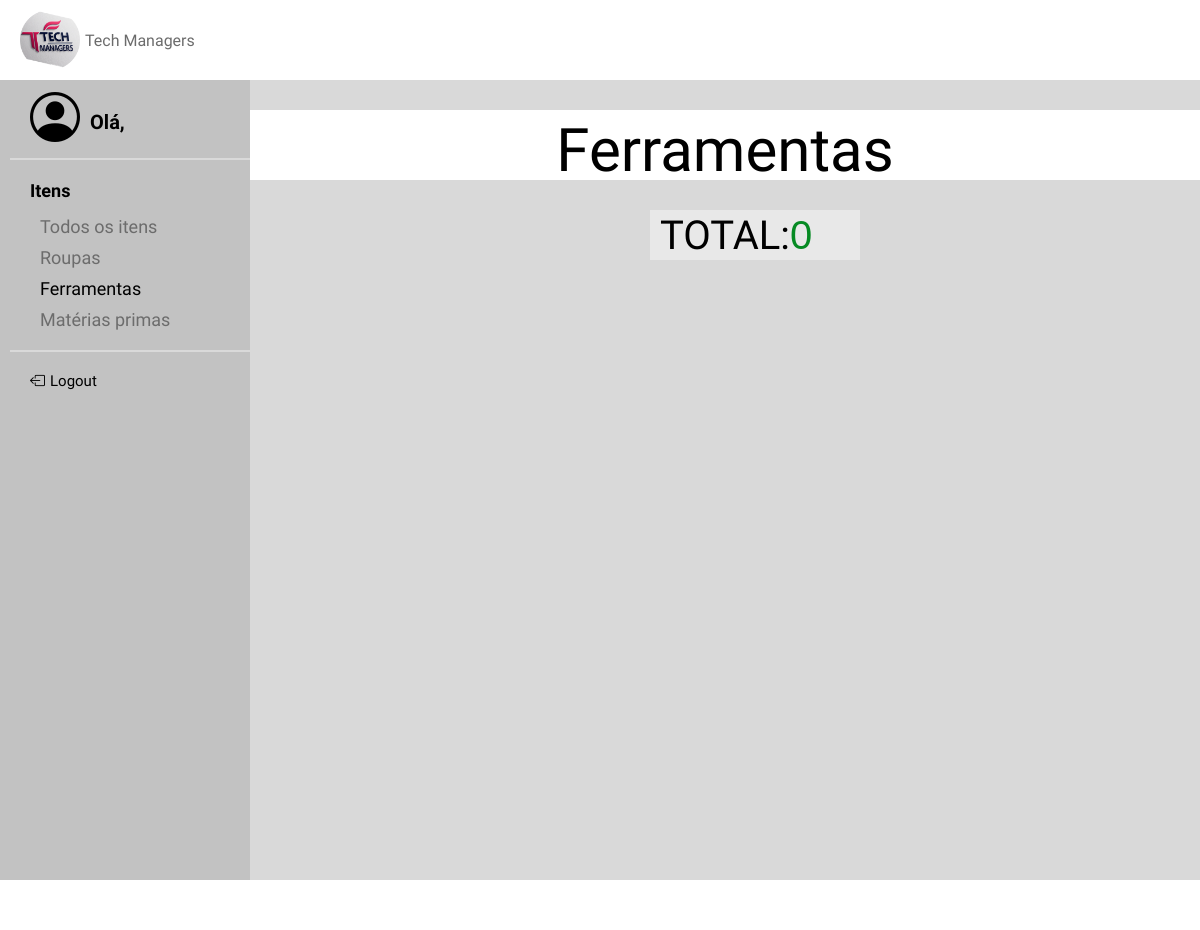
The app's page /TelaAFe, older data.
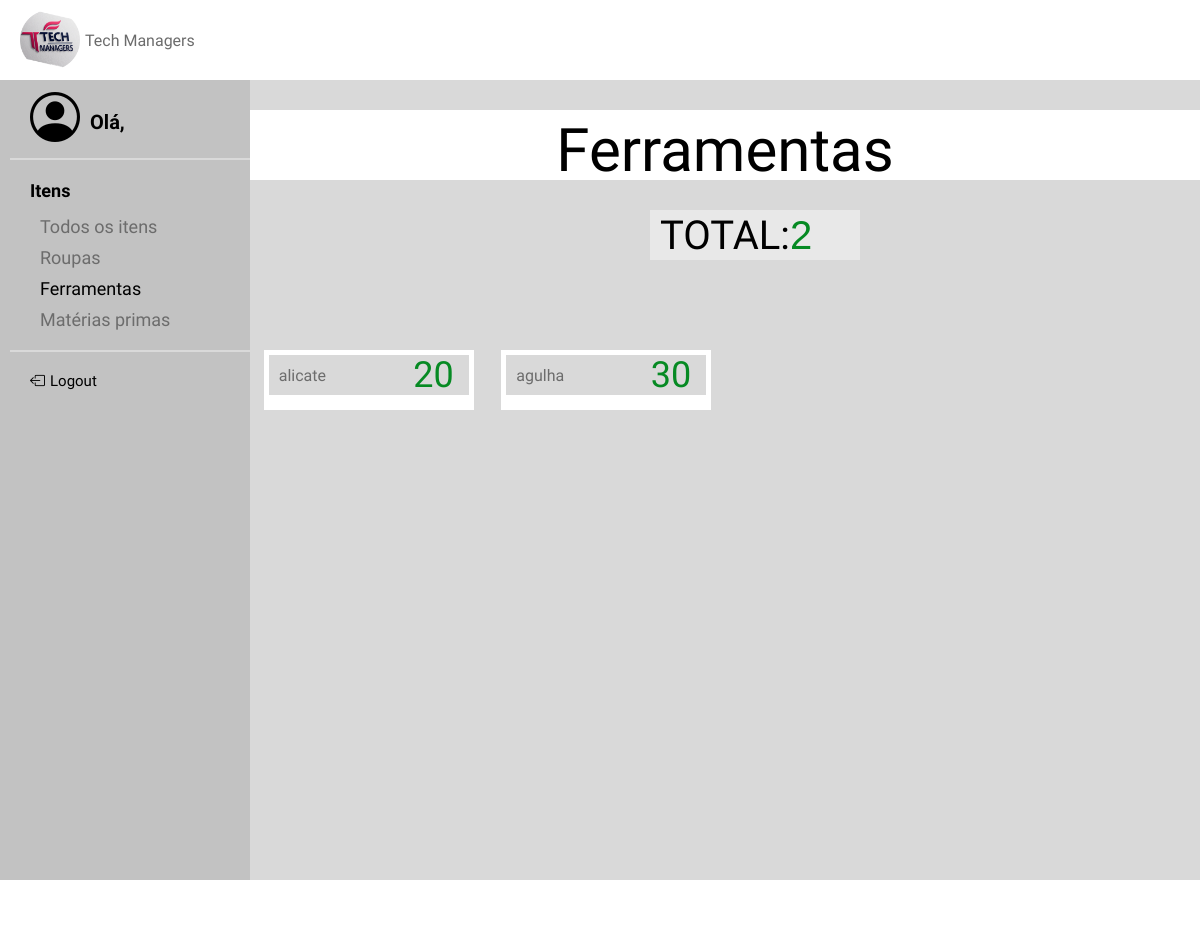
The same page, newer data.
### models.py (models this page shows, shortened)
class ITEM(Base):
    __tablename__ = 'item'
    id = Column(Integer, primary_key=True, unique=True, nullable=False, index=True)
    nome = Column(String(40), nullable=False, index=True)
    tipo = Column(String(40), nullable=False, index=True)
    quantidade = Column(Integer, nullable=False, index=True)

### app.py (the view)
@app.route('/TelaAFe')
def tela_ferramentas():
    itens = ITEM.query.filter_by(tipo="Ferramenta").all()
    return render_template("TelaAFerramentas.html", itens=itens)

### templates/TelaAFerramentas.html
{% extends "base.html" %}
{% block conteudo %}
    <link rel="stylesheet" href="/static/TelaAFerramentas.css">
    <div class="container">
        <div id="numero">
            <p class="titulo">Ferramentas</p>
        </div>
        <div id="total">
            <p for="numero" id="textonumero"> TOTAL: </p>
            <input type="number" id="camponumero" name="numero" value="{{ itens | length }}" readonly>
        </div>
        <div class="cards">
           {% for item in itens %}
                <div class="card">
                    <form class="input-group">
                        <input type="text" id="nome" name="nome" value="{{ item.nome }}" readonly>
                        <input type="number" id="quantidade" name="quantidade" value="{{ item.quantidade }}" disabled>
                    </form>
                </div>
        {% endfor %}
        </div>
    </div>
{% endblock %}

Row changes from the older to the newer data that the page shows:
added ITEM: nome "alicate", quantidade "20"
added ITEM: nome "agulha", quantidade "30"
Text that changed along with them:
form field numero: "0" → "2"
